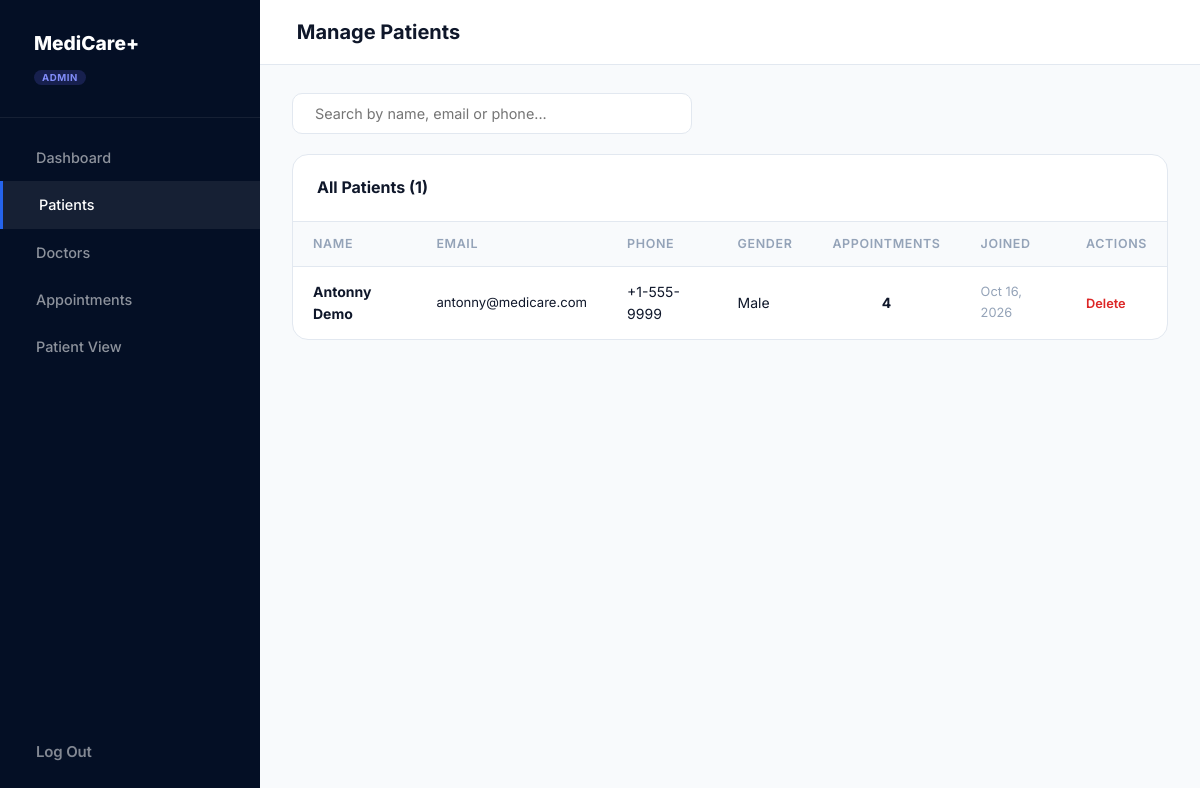
The page /admin/users.php (signed in) on the database its author committed.
### tables this page shows
CREATE TABLE IF NOT EXISTS users (
  id            INT UNSIGNED AUTO_INCREMENT PRIMARY KEY,
  fullname      VARCHAR(120)  NOT NULL,
  email         VARCHAR(180)  NOT NULL UNIQUE,
  phone         VARCHAR(20)   DEFAULT NULL,
  dob           DATE          DEFAULT NULL,
  gender        ENUM('male','female','other') DEFAULT NULL,
  password_hash VARCHAR(255)  NOT NULL,
  role          ENUM('patient','doctor','admin') NOT NULL DEFAULT 'patient',
  created_at    TIMESTAMP     DEFAULT CURRENT_TIMESTAMP
);

### admin/users.php (the view, shortened to what this page needs)
<?php
$pdo = getDB();
$search = trim($_GET['search'] ?? '');
$sql    = "SELECT u.*,
           (SELECT COUNT(*) FROM appointments WHERE user_id = u.id) AS appt_count
           FROM users u WHERE u.role = 'patient'";
$params = [];
$sql .= ' ORDER BY u.created_at DESC';
$stmt = $pdo->prepare($sql);
$stmt->execute($params);
$users = $stmt->fetchAll();
?>
<!DOCTYPE html>
<html lang="en">
<head>
  <link href="https://cdn.jsdelivr.net/npm/remixicon@3.5.0/fonts/remixicon.css" rel="stylesheet">
  <link rel="stylesheet" href="../style.css" />
</head>
<body>
<div class="admin-layout">
  <aside class="admin-sidebar">
    <div class="admin-sidebar-logo">
      <div>MediCare+ <br><span class="admin-sidebar-badge">Admin</span></div>
    </div>
    <nav class="admin-nav">
      <a href="dashboard.php"><i class="ri-dashboard-line"></i> Dashboard</a>
      <a href="users.php" class="active"><i class="ri-group-line"></i> Patients</a>
      <a href="doctors.php"><i class="ri-nurse-line"></i> Doctors</a>
      <a href="appointments.php"><i class="ri-calendar-check-line"></i> Appointments</a>
      <a href="../dashboard.php"><i class="ri-home-5-line"></i> Patient View</a>
    </nav>
    <div style="padding: 24px;">
      <a href="../logout.php" class="btn btn-ghost" style="color:rgba(255,255,255,.5); width:100%; justify-content:flex-start; gap:12px; padding:12px 0;">
        <i class="ri-logout-box-r-line"></i> Log Out
      </a>
    </div>
  </aside>
  <div class="admin-main">
    <div class="admin-topbar">
      <h1 style="font-size:1.25rem; font-weight:700;"><i class="ri-group-line" style="color:var(--primary);"></i> Manage Patients</h1>
    </div>
    <div class="admin-content">
      <form method="GET" action="users.php" style="margin-bottom:20px;">
        <div class="form-control" style="display:flex; align-items:center; gap:8px; max-width:400px;">
          <input type="text" name="search" placeholder="Search by name, email or phone..."
                 value="<?= htmlspecialchars($search) ?>"
                 style="flex:1; border:none; outline:none; background:transparent; font-size:0.9rem; color:var(--text-primary);" />
        </div>
      </form>
      <div class="admin-table-card">
        <div class="card-header">
          <h3 style="font-size:1rem; font-weight:700;">All Patients (<?= count($users) ?>)</h3>
        </div>
        <table>
          <thead>
            <tr>
              <th>Name</th>
              <th>Email</th>
              <th>Phone</th>
              <th>Gender</th>
              <th>Appointments</th>
              <th>Joined</th>
              <th>Actions</th>
            </tr>
          </thead>
          <tbody>
            <?php if (empty($users)): ?>
              <tr><td colspan="7" style="text-align:center; color:var(--text-muted); padding:40px;">No patients found.</td></tr>
            <?php else: ?>
              <?php foreach ($users as $u): ?>
                <tr>
                  <td><strong><?= htmlspecialchars($u['fullname']) ?></strong></td>
                  <td style="font-size:0.82rem;"><?= htmlspecialchars($u['email']) ?></td>
                  <td><?= htmlspecialchars($u['phone'] ?? '—') ?></td>
                  <td><?= $u['gender'] ? ucfirst($u['gender']) : '—' ?></td>
                  <td style="text-align:center;"><strong><?= $u['appt_count'] ?></strong></td>
                  <td style="font-size:0.8rem; color:var(--text-muted);"><?= date('M j, Y', strtotime($u['created_at'])) ?></td>
                  <td>
                    <a href="users.php?delete=<?= $u['id'] ?>" class="action-link danger"
                       onclick="return confirm('Delete patient <?= addslashes($u['fullname']) ?>?')">Delete</a>
                  </td>
                </tr>
              <?php endforeach; ?>
            <?php endif; ?>
          </tbody>
        </table>
      </div>
    </div>
  </div>
</div>
</body>
</html>

### style.css (style rules this page uses)
*, *::before, *::after { margin: 0; padding: 0; box-sizing: border-box; }
:root { --primary: #2563eb; --primary-dark: #1d4ed8; --primary-light: #dbeafe; --primary-50: #eff6ff; --secondary: #0f172a; --accent: #0891b2; --success: #059669; --success-light: #d1fae5; --danger: #dc2626; --danger-light: #fee2e2; --warning: #d97706; --warning-light: #fef3c7; --info: #0284c7; --info-light: #e0f2fe; --bg: #f8fafc; --bg-white: #ffffff; --bg-card: #ffffff; --bg-input: #f1f5f9; --bg-dark: #0f172a; --text-primary: #0f172a; --text-secondary: #475569; --text-muted: #94a3b8; --text-white: #ffffff; --border: #e2e8f0; --border-light: #f1f5f9; --shadow-xs: 0 1px 2px rgba(0, 0, 0, 0.05); --shadow-sm: 0 1px 3px rgba(0, 0, 0, 0.06), 0 1px 2px rgba(0, 0, 0, 0.04); --shadow-md: 0 4px 6px -1px rgba(0, 0, 0, 0.07), 0 2px 4px rgba(0, 0, 0, 0.04); --shadow-lg: 0 10px 15px -3px rgba(0, 0, 0, 0.08), 0 4px 6px rgba(0, 0, 0, 0.04); --shadow-xl: 0 20px 25px -5px rgba(0, 0, 0, 0.08), 0 10px 10px rgba(0, 0, 0, 0.03); --radius-sm: 6px; --radius-md: 10px; --radius-lg: 14px; --radius-xl: 20px; --radius-full: 50%; --font: 'Inter', -apple-system, BlinkMacSystemFont, 'Segoe UI', sans-serif; --transition: 0.2s ease; }
html { font-size: 16px; scroll-behavior: smooth; }
body { font-family: var(--font); background: var(--bg); color: var(--text-primary); line-height: 1.6; min-height: 100vh; -webkit-font-smoothing: antialiased; -moz-osx-font-smoothing: grayscale; }
a { text-decoration: none; color: inherit; transition: color var(--transition); }
button, input, textarea, select { font-family: var(--font); font-size: 0.938rem; border: none; outline: none; }
.btn { display: inline-flex; align-items: center; justify-content: center; gap: 8px; padding: 12px 24px; border-radius: var(--radius-md); font-weight: 600; font-size: 0.938rem; transition: all var(--transition); border: none; width: 100%; letter-spacing: -0.01em; }
.btn-ghost { background: transparent; color: var(--text-secondary); }
.form-control { width: 100%; padding: 11px 14px; background: var(--bg-white); border: 1.5px solid var(--border); border-radius: var(--radius-md); font-size: 0.938rem; color: var(--text-primary); transition: all var(--transition); }
.form-control::placeholder { color: var(--text-muted); }
:root { --error: #dc2626; --bg-main: #f8fafc; }

### admin/users.php (style rules this page uses)
.admin-layout { display: flex; min-height: 100vh; }
.admin-sidebar { width: 260px; min-height: 100vh; background: hsl(220,80%,8%); display: flex; flex-direction: column; flex-shrink: 0; }
.admin-sidebar-logo { padding: 28px 24px; font-size: 1.2rem; font-weight: 800; color: #fff; display: flex; align-items: center; gap: 10px; border-bottom: 1px solid rgba(255,255,255,.07); }
.admin-sidebar-badge { font-size: 0.6rem; background: rgba(99,102,241,.2); color: #818cf8; padding: 2px 8px; border-radius: 100px; font-weight: 700; text-transform: uppercase; letter-spacing:.06em; }
.admin-nav { flex: 1; padding: 16px 0; }
.admin-nav a { display: flex; align-items: center; gap: 12px; padding: 12px 24px; color: rgba(255,255,255,.55); font-size: 0.9rem; font-weight: 500; text-decoration: none; transition: all .2s; }
.admin-nav a:hover, .admin-nav a.active { color: #fff; background: rgba(255,255,255,.07); }
.admin-nav a.active { border-left: 3px solid var(--primary); }
.admin-main { flex: 1; background: var(--bg-main); overflow-y: auto; }
.admin-topbar { background: var(--bg-card); border-bottom: 1px solid var(--border); padding: 16px 32px; display: flex; align-items: center; justify-content: space-between; }
.admin-content { padding: 28px 32px; }
.admin-table-card { background: var(--bg-card); border-radius: 16px; border: 1px solid var(--border); overflow: hidden; }
.admin-table-card .card-header { padding: 20px 24px; border-bottom: 1px solid var(--border); display: flex; align-items: center; justify-content: space-between; }
table { width: 100%; border-collapse: collapse; }
th { text-align: left; padding: 12px 20px; font-size: 0.78rem; font-weight: 600; color: var(--text-muted); text-transform: uppercase; letter-spacing:.05em; background: var(--bg-main); }
td { padding: 14px 20px; border-top: 1px solid var(--border); font-size: 0.875rem; }
.action-link { color: var(--primary); text-decoration: none; font-weight: 600; font-size: 0.8rem; margin-right: 10px; }
.action-link.danger { color: var(--error); }

### rows shown on the page
users: fullname "Antonny Demo", email "antonny@medicare.com", phone "+1-555-9999", gender "Male", appt_count "4", created_at "Oct 16, 2026"

### other values the page prints
count($users) "1"
